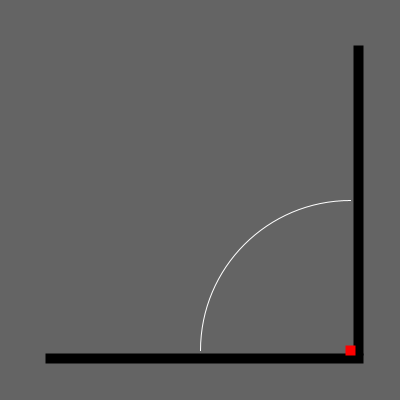
Frame 1 (no input)
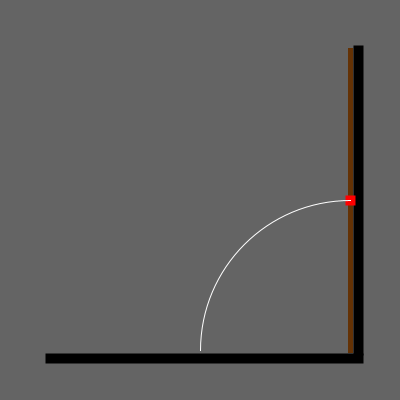
Frame 60 (the mouse pressed at the canvas centre just before this capture)
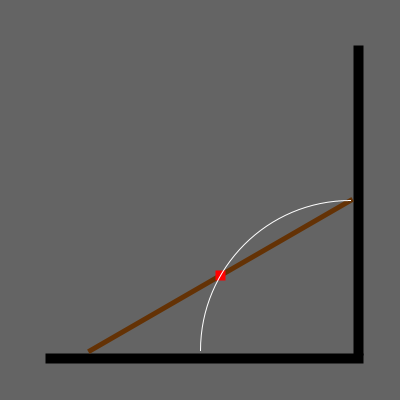
Frame 120 (the mouse held since frame 60 and released just before this capture)

The Processing sketch that drew these frames (run headless with seeded random() and noise(); from frame 60 on, the mouse is pressed at the canvas centre):

// Processing sketch: Ladder
// ── Ladder.pde
float x = 200;
float y = 100;

float dx,dy;


void setup() {
   size(400, 400);
   strokeCap(PROJECT);
   
}

void draw() {
  background(100);
  
  strokeWeight(10);
  stroke(0);
  line(width-50+8,50,width-50+8,height-50);
  line(width-50+8,height-50+8,50,height-50+8);
  
  
  //Ladder
    strokeWeight(5);
  stroke(100,50,5);
  line(width-50,height-50-dy,width-50-dx,height-50);
  
  
  stroke(255,0,0);
  strokeWeight(10);
  point((width-50)-dx/2,height-50-dy/2);
  
  
  stroke(255);
  noFill();
  strokeWeight(1);
  arc(width-50,height-50,300,300,PI,1.5*PI);
  

  
  y=mouseY;
  
  dy=abs(height-50-map(mouseY,0,height,50,height-50));
  dx=sqrt(300*300-dy*dy);
  
 
  
 
   
}
